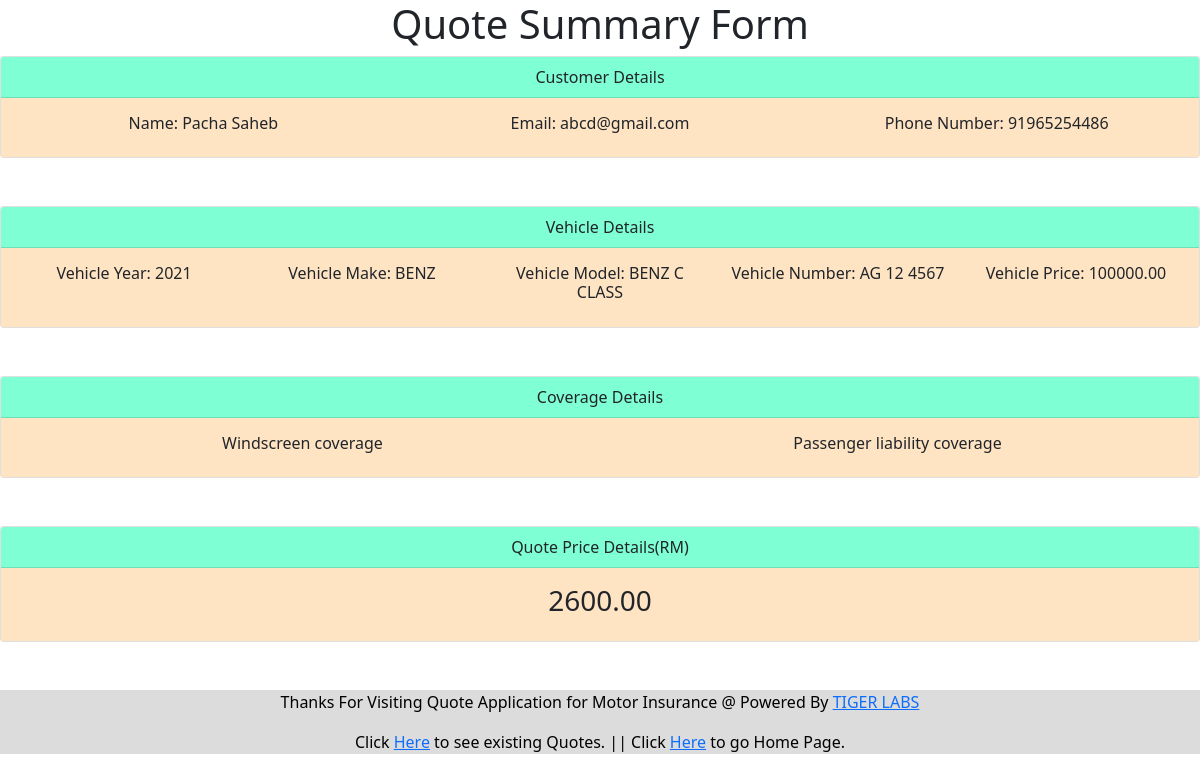
Screenshot of /quote/quoteSummary/2/ with the database file from the repository.
### quoteapp/models.py (models this page shows, shortened)
class Quotation(models.Model):
    customer = models.OneToOneField(Customer, on_delete=models.CASCADE)
    vehicle = models.OneToOneField(Vehicle, on_delete=models.CASCADE)
    coverage = models.ManyToManyField(CoverageInfo)
    email_preference = models.BooleanField(default=False)
    quote_price = models.DecimalField(
        max_digits=10, decimal_places=2, default=0.0)

class Customer(models.Model):
    name = models.CharField(max_length=25)
    email = models.EmailField(unique=True)
    mobile_number = models.CharField(max_length=12)

class Vehicle(models.Model):
    YEARS_CHOICE = [(r, r) for r in range(1984, datetime.date.today().year+1)]
    CURRENT_YEAR = datetime.date.today().year
    year = models.IntegerField(choices=YEARS_CHOICE, default=CURRENT_YEAR)
    model = models.CharField(max_length=30)
    make = models.CharField(max_length=30)
    number = models.CharField(max_length=12)
    price = models.DecimalField(max_digits=10,
                                decimal_places=2,
                                default=100000.00,
                                validators=[MinValueValidator(Decimal('30000.00'),
                                message="Values below 30000 are not permitted.")])

class CoverageInfo(models.Model):
    name = models.CharField(max_length=50)
    value = models.DecimalField(max_digits=10, decimal_places=2, default=0.0)

### quoteapp/views.py (the view)
# urls.py: path('quoteSummary/<int:quote_id>/', QuoteSummaryView.as_view()),
class QuoteSummaryView(TemplateView):
    template_name = "summary.html"
    def get(self, request, *args, **kwargs):
        context = {'quote': Quotation.objects.get(id=kwargs['quote_id'])}
        context['coverages'] = list(context['quote'].coverage.all())
        return render(request, self.template_name, context)

### templates/quoteapp/summary.html (shortened to what this page needs)
<!doctype html>
<html>
<head>
    <link href="https://cdn.jsdelivr.net/npm/bootstrap@5.0.0-beta2/dist/css/bootstrap.min.css" rel="stylesheet"
>
</head>
<body>
    <div class="jumbotron">
        <div class="container text-center">
            <h1>Quote Summary Form</h1>
        </div>
    </div>
    <div class="card text-center">
        <div class="card-header">
            Customer Details
        </div>
        <div class="card-body">
            <div class="row">
                <div class="col">
                    <h6> Name: {{ quote.customer.name }}</h6>
                </div>
                <div class="col">
                    <h6> Email: {{ quote.customer.email }}</h6>
                </div>
                <div class="col">
                    <h6> Phone Number: {{ quote.customer.mobile_number }}</h6>
                </div>
            </div>
        </div>
    </div>
    <br><br>
    <div class="card text-center">
        <div class="card-header">
            Vehicle Details
        </div>
        <div class="card-body">
            <div class="row">
                <div class="col">
                    <h6> Vehicle Year: {{ quote.vehicle.year }}</h6>
                </div>
                <div class="col">
                    <h6> Vehicle Make: {{ quote.vehicle.make }}</h6>
                </div>
                <div class="col">
                    <h6> Vehicle Model: {{ quote.vehicle.model }}</h6>
                </div>
                <div class="col">
                    <h6> Vehicle Number: {{ quote.vehicle.number }}</h6>
                </div>
                <div class="col">
                    <h6> Vehicle Price: {{ quote.vehicle.price }}</h6>
                </div>
            </div>
        </div>
    </div>
    <br><br>
    <div class="card text-center">
        <div class="card-header">
            Coverage Details
        </div>
        <div class="card-body">
            <div class="row">
                {% for cov in coverages %}
                <div class="col">
                    <h6> {{ cov.name }}</h6>
                </div>
                {% endfor %}
            </div>
        </div>
    </div>
    <br><br>
    <div class="card text-center">
        <div class="card-header">
            Quote Price Details(RM)
        </div>
        <div class="card-body">
            <h3>{{ quote.quote_price }} </h3>
        </div>
    </div>
    <br><br>
    <div class="footer">
        <p>Thanks For Visiting Quote Application for Motor Insurance @ Powered By <a href="https://tigerlab.com/">TIGER
                LABS</a></p>
        <p>Click <a href="/quote/customer/">Here</a> to see existing Quotes. || Click <a href="/quote/">Here</a> to go Home Page.</p>
    </div>
</body>
</html>

### templates/quoteapp/summary.html (style rules this page uses)
.card-header { background-color: aquamarine; }
.card-body { background-color: bisque; }
.footer { background-color: gainsboro; width: 100%; color: black; text-align: center; }

### rows the page displays
Quotation: customer.name "Pacha Saheb", customer.email "abcd@gmail.com", customer.mobile_number "91965254486", vehicle.year "2021", vehicle.make "BENZ", vehicle.model "BENZ C CLASS", vehicle.number "AG 12 4567", vehicle.price "100000.00", quote_price "2600.00"
CoverageInfo: name "Windscreen coverage"
CoverageInfo: name "Passenger liability coverage"
